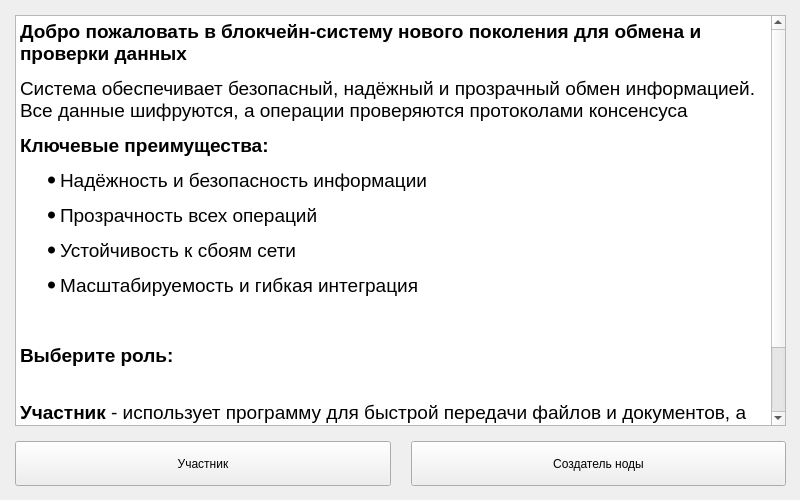
<?xml version="1.0" encoding="UTF-8"?>
<ui version="4.0">
 <class>StartWindow</class>
 <widget class="QMainWindow" name="StartWindow">
  <property name="geometry">
   <rect>
    <x>0</x>
    <y>0</y>
    <width>800</width>
    <height>500</height>
   </rect>
  </property>
  <property name="windowTitle">
   <string>StartWindow</string>
  </property>
  <widget class="QWidget" name="centralwidget">
   <property name="minimumSize">
    <size>
     <width>800</width>
     <height>500</height>
    </size>
   </property>
   <widget class="QWidget" name="verticalLayoutWidget">
    <property name="geometry">
     <rect>
      <x>0</x>
      <y>0</y>
      <width>801</width>
      <height>501</height>
     </rect>
    </property>
    <layout class="QVBoxLayout" name="verticalLayout_6">
     <property name="spacing">
      <number>0</number>
     </property>
     <property name="leftMargin">
      <number>15</number>
     </property>
     <property name="topMargin">
      <number>15</number>
     </property>
     <property name="rightMargin">
      <number>15</number>
     </property>
     <property name="bottomMargin">
      <number>15</number>
     </property>
     <item>
      <widget class="QTextBrowser" name="textBrowser">
       <property name="html">
        <string>&lt;!DOCTYPE HTML PUBLIC &quot;-//W3C//DTD HTML 4.0//EN&quot; &quot;http://www.w3.org/TR/REC-html40/strict.dtd&quot;&gt;
&lt;html&gt;&lt;head&gt;&lt;meta name=&quot;qrichtext&quot; content=&quot;1&quot; /&gt;&lt;meta charset=&quot;utf-8&quot; /&gt;&lt;style type=&quot;text/css&quot;&gt;
p, li { white-space: pre-wrap; }
hr { height: 1px; border-width: 0; }
li.unchecked::marker { content: &quot;\2610&quot;; }
li.checked::marker { content: &quot;\2612&quot;; }
&lt;/style&gt;&lt;/head&gt;&lt;body style=&quot; font-family:'.AppleSystemUIFont'; font-size:13pt; font-weight:400; font-style:normal;&quot;&gt;
&lt;p style=&quot; margin-top:12px; margin-bottom:12px; margin-left:0px; margin-right:0px; -qt-block-indent:0; text-indent:0px;&quot;&gt;&lt;span style=&quot; font-size:14pt; font-weight:700;&quot;&gt;Добро пожаловать в блокчейн-систему нового поколения для обмена и проверки данных&lt;/span&gt;&lt;/p&gt;
&lt;p style=&quot; margin-top:12px; margin-bottom:12px; margin-left:0px; margin-right:0px; -qt-block-indent:0; text-indent:0px;&quot;&gt;&lt;span style=&quot; font-size:14pt;&quot;&gt;Система обеспечивает безопасный, надёжный и прозрачный обмен информацией. Все данные шифруются, а операции проверяются протоколами консенсуса&lt;/span&gt;&lt;/p&gt;
&lt;p style=&quot; margin-top:12px; margin-bottom:12px; margin-left:0px; margin-right:0px; -qt-block-indent:0; text-indent:0px;&quot;&gt;&lt;span style=&quot; font-size:14pt; font-weight:700;&quot;&gt;Ключевые преимущества:&lt;/span&gt;&lt;/p&gt;
&lt;ul style=&quot;margin-top: 0px; margin-bottom: 0px; margin-left: 0px; margin-right: 0px; -qt-list-indent: 1;&quot;&gt;
&lt;li style=&quot; font-size:14pt;&quot; style=&quot; margin-top:12px; margin-bottom:12px; margin-left:0px; margin-right:0px; -qt-block-indent:0; text-indent:0px;&quot;&gt;Надёжность и безопасность информации&lt;/li&gt;
&lt;li style=&quot; font-size:14pt;&quot; style=&quot; margin-top:12px; margin-bottom:12px; margin-left:0px; margin-right:0px; -qt-block-indent:0; text-indent:0px;&quot;&gt;Прозрачность всех операций&lt;/li&gt;
&lt;li style=&quot; font-size:14pt;&quot; style=&quot; margin-top:12px; margin-bottom:12px; margin-left:0px; margin-right:0px; -qt-block-indent:0; text-indent:0px;&quot;&gt;Устойчивость к сбоям сети&lt;/li&gt;
&lt;li style=&quot; font-size:14pt;&quot; style=&quot; margin-top:12px; margin-bottom:12px; margin-left:0px; margin-right:0px; -qt-block-indent:0; text-indent:0px;&quot;&gt;Масштабируемость и гибкая интеграция&lt;/li&gt;&lt;/ul&gt;
&lt;p style=&quot;-qt-paragraph-type:empty; margin-top:12px; margin-bottom:12px; margin-left:0px; margin-right:0px; -qt-block-indent:0; text-indent:0px; font-size:14pt;&quot;&gt;&lt;br /&gt;&lt;/p&gt;
&lt;p style=&quot; margin-top:12px; margin-bottom:12px; margin-left:0px; margin-right:0px; -qt-block-indent:0; text-indent:0px;&quot;&gt;&lt;span style=&quot; font-size:14pt; font-weight:700;&quot;&gt;Выберите роль:&lt;/span&gt;&lt;/p&gt;
&lt;p style=&quot; margin-top:12px; margin-bottom:12px; margin-left:0px; margin-right:0px; -qt-block-indent:0; text-indent:0px;&quot;&gt;&lt;span style=&quot; font-size:14pt;&quot;&gt;&lt;br /&gt;&lt;/span&gt;&lt;span style=&quot; font-size:14pt; font-weight:700;&quot;&gt;Участник&lt;/span&gt;&lt;span style=&quot; font-size:14pt;&quot;&gt; - использует программу для быстрой передачи файлов и документов, а также проверки их подлинности&lt;/span&gt;&lt;/p&gt;
&lt;p style=&quot; margin-top:12px; margin-bottom:12px; margin-left:0px; margin-right:0px; -qt-block-indent:0; text-indent:0px;&quot;&gt;&lt;span style=&quot; font-size:14pt;&quot;&gt;&lt;br /&gt;&lt;/span&gt;&lt;span style=&quot; font-size:14pt; font-weight:700;&quot;&gt;Создатель ноды&lt;/span&gt;&lt;span style=&quot; font-size:14pt;&quot;&gt; - развёртывает, настраивает и управляет узлом&lt;/span&gt;&lt;/p&gt;&lt;/body&gt;&lt;/html&gt;</string>
       </property>
      </widget>
     </item>
     <item>
      <spacer name="verticalSpacer">
       <property name="orientation">
        <enum>Qt::Orientation::Vertical</enum>
       </property>
       <property name="sizeType">
        <enum>QSizePolicy::Policy::Fixed</enum>
       </property>
       <property name="sizeHint" stdset="0">
        <size>
         <width>20</width>
         <height>15</height>
        </size>
       </property>
      </spacer>
     </item>
     <item>
      <layout class="QHBoxLayout" name="horizontalLayout_18">
       <item>
        <widget class="QPushButton" name="participant">
         <property name="minimumSize">
          <size>
           <width>0</width>
           <height>45</height>
          </size>
         </property>
         <property name="text">
          <string>Участник</string>
         </property>
        </widget>
       </item>
       <item>
        <spacer name="horizontalSpacer">
         <property name="orientation">
          <enum>Qt::Orientation::Horizontal</enum>
         </property>
         <property name="sizeType">
          <enum>QSizePolicy::Policy::Fixed</enum>
         </property>
         <property name="sizeHint" stdset="0">
          <size>
           <width>20</width>
           <height>20</height>
          </size>
         </property>
        </spacer>
       </item>
       <item>
        <widget class="QPushButton" name="miner">
         <property name="minimumSize">
          <size>
           <width>0</width>
           <height>45</height>
          </size>
         </property>
         <property name="sizeIncrement">
          <size>
           <width>0</width>
           <height>7</height>
          </size>
         </property>
         <property name="mouseTracking">
          <bool>false</bool>
         </property>
         <property name="text">
          <string>Создатель ноды</string>
         </property>
        </widget>
       </item>
      </layout>
     </item>
    </layout>
   </widget>
  </widget>
 </widget>
 <resources/>
 <connections/>
</ui>
